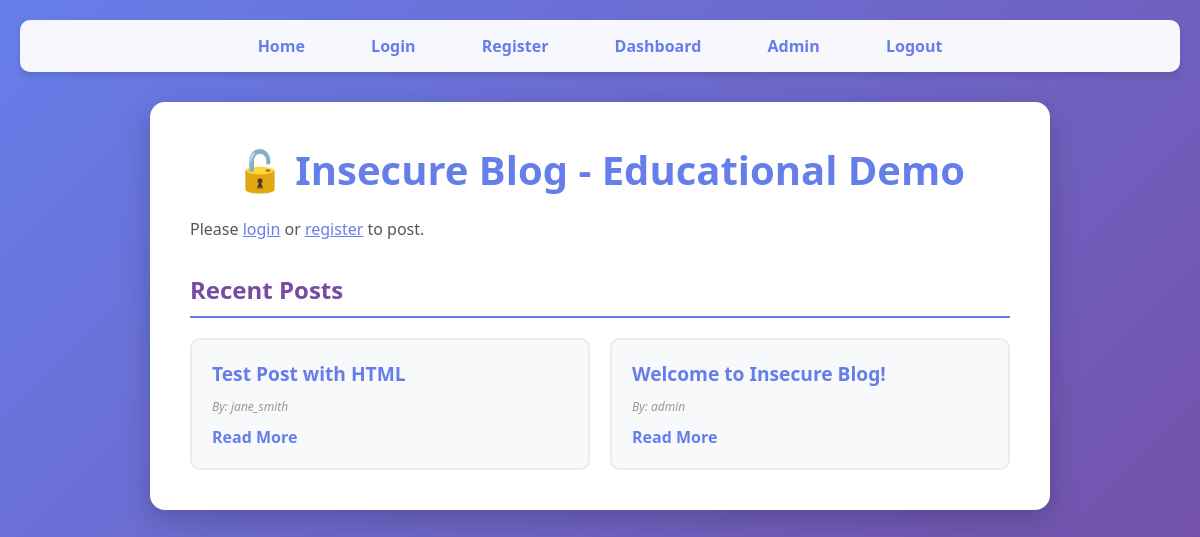
The page / on the database its author committed.
### tables this page shows
CREATE TABLE posts (
    id INT AUTO_INCREMENT PRIMARY KEY,
    user_id INT,
    title VARCHAR(255),
    content TEXT
);

CREATE TABLE users (
    id INT AUTO_INCREMENT PRIMARY KEY,
    username VARCHAR(100),
    email VARCHAR(100),
    password VARCHAR(100),
    role VARCHAR(20)
);

### index.php (the view, shortened to what this page needs)
<?php
require_once 'db.php';
$query = "SELECT posts.*, users.username FROM posts JOIN users ON posts.user_id = users.id WHERE posts.title NOT IN ('My First Post', 'Security Best Practices') ORDER BY posts.id DESC";
$result = mysqli_query($conn, $query);
?>
<!DOCTYPE html>
<html>
<head>
    <link rel="stylesheet" href="css/style.css">
</head>
<body>
    <nav>
        <a href="index.php">Home</a>
        <a href="login.php">Login</a>
        <a href="register.php">Register</a>
        <a href="dashboard.php">Dashboard</a>
        <a href="admin.php">Admin</a>
        <a href="logout.php">Logout</a>
    </nav>
    <div class="container">
        <h1>🔓 Insecure Blog - Educational Demo</h1>
        <?php if (isset($_SESSION['username'])): ?>
            <p>Welcome, <?php echo $_SESSION['username']; ?>!</p>
        <?php else: ?>
            <p>Please <a href="login.php">login</a> or <a href="register.php">register</a> to post.</p>
        <?php endif; ?>
        <h2>Recent Posts</h2>
        <div class="posts">
            <?php if ($result && mysqli_num_rows($result) > 0): ?>
                <?php while ($post = mysqli_fetch_assoc($result)): ?>
                    <div class="post-card">
                        <h3><?php echo $post['title']; ?></h3>
                        <p class="author">By: <?php echo $post['username']; ?></p>
                        <a href="view_post.php?id=<?php echo $post['id']; ?>">Read More</a>
                    </div>
                <?php endwhile; ?>
            <?php else: ?>
                <p>No posts yet. Be the first to post!</p>
            <?php endif; ?>
        </div>
    </div>
</body>
</html>

### css/style.css (style rules this page uses)
* { margin: 0; padding: 0; box-sizing: border-box; }
body { font-family: 'Segoe UI', Tahoma, Geneva, Verdana, sans-serif; background: linear-gradient(135deg, #667eea 0%, #764ba2 100%); min-height: 100vh; padding: 20px; }
nav { background: rgba(255, 255, 255, 0.95); padding: 15px 30px; border-radius: 10px; margin-bottom: 30px; box-shadow: 0 4px 6px rgba(0, 0, 0, 0.1); text-align: center; }
nav a { text-decoration: none; color: #667eea; font-weight: 600; margin: 0 15px; padding: 8px 16px; border-radius: 5px; transition: all 0.3s ease; }
.container { max-width: 900px; margin: 0 auto; background: white; padding: 40px; border-radius: 15px; box-shadow: 0 10px 30px rgba(0, 0, 0, 0.2); }
h1 { color: #667eea; margin-bottom: 20px; text-align: center; font-size: 2.5em; }
h2 { color: #764ba2; margin: 30px 0 15px 0; border-bottom: 2px solid #667eea; padding-bottom: 10px; }
h3 { color: #333; margin-bottom: 10px; }
p { line-height: 1.6; color: #555; margin-bottom: 15px; }
.posts { display: grid; grid-template-columns: repeat(auto-fill, minmax(280px, 1fr)); gap: 20px; margin-top: 20px; }
.post-card { background: #f8f9fa; padding: 20px; border-radius: 10px; border: 2px solid #e9ecef; transition: transform 0.2s, box-shadow 0.2s; }
.post-card h3 { color: #667eea; margin-bottom: 10px; font-size: 1.2em; }
.post-card p { color: #666; font-size: 14px; margin-bottom: 10px; }
.post-card .author { font-size: 12px; color: #999; font-style: italic; }
.post-card a { color: #667eea; text-decoration: none; font-weight: 600; }
a { color: #667eea; transition: color 0.2s; }

### rows shown on the page
posts: title "Test Post with HTML", user.username "jane_smith"
posts: title "Welcome to Insecure Blog!", user.username "admin"
